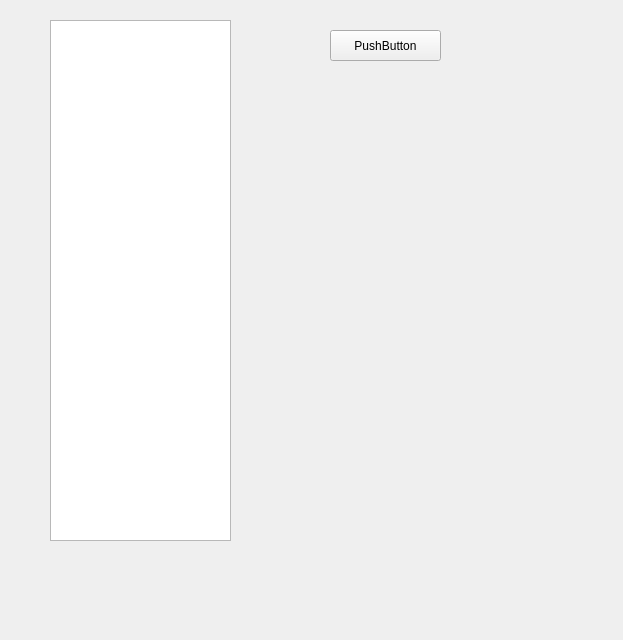
<?xml version="1.0" encoding="UTF-8"?>
<ui version="4.0">
 <class>Form</class>
 <widget class="QWidget" name="Form">
  <property name="geometry">
   <rect>
    <x>0</x>
    <y>0</y>
    <width>623</width>
    <height>640</height>
   </rect>
  </property>
  <property name="windowTitle">
   <string>Form</string>
  </property>
  <widget class="QPushButton" name="pushButton">
   <property name="geometry">
    <rect>
     <x>330</x>
     <y>30</y>
     <width>111</width>
     <height>31</height>
    </rect>
   </property>
   <property name="text">
    <string>PushButton</string>
   </property>
  </widget>
  <widget class="QListWidget" name="listWidget">
   <property name="geometry">
    <rect>
     <x>50</x>
     <y>20</y>
     <width>181</width>
     <height>521</height>
    </rect>
   </property>
  </widget>
 </widget>
 <resources/>
 <connections/>
</ui>
